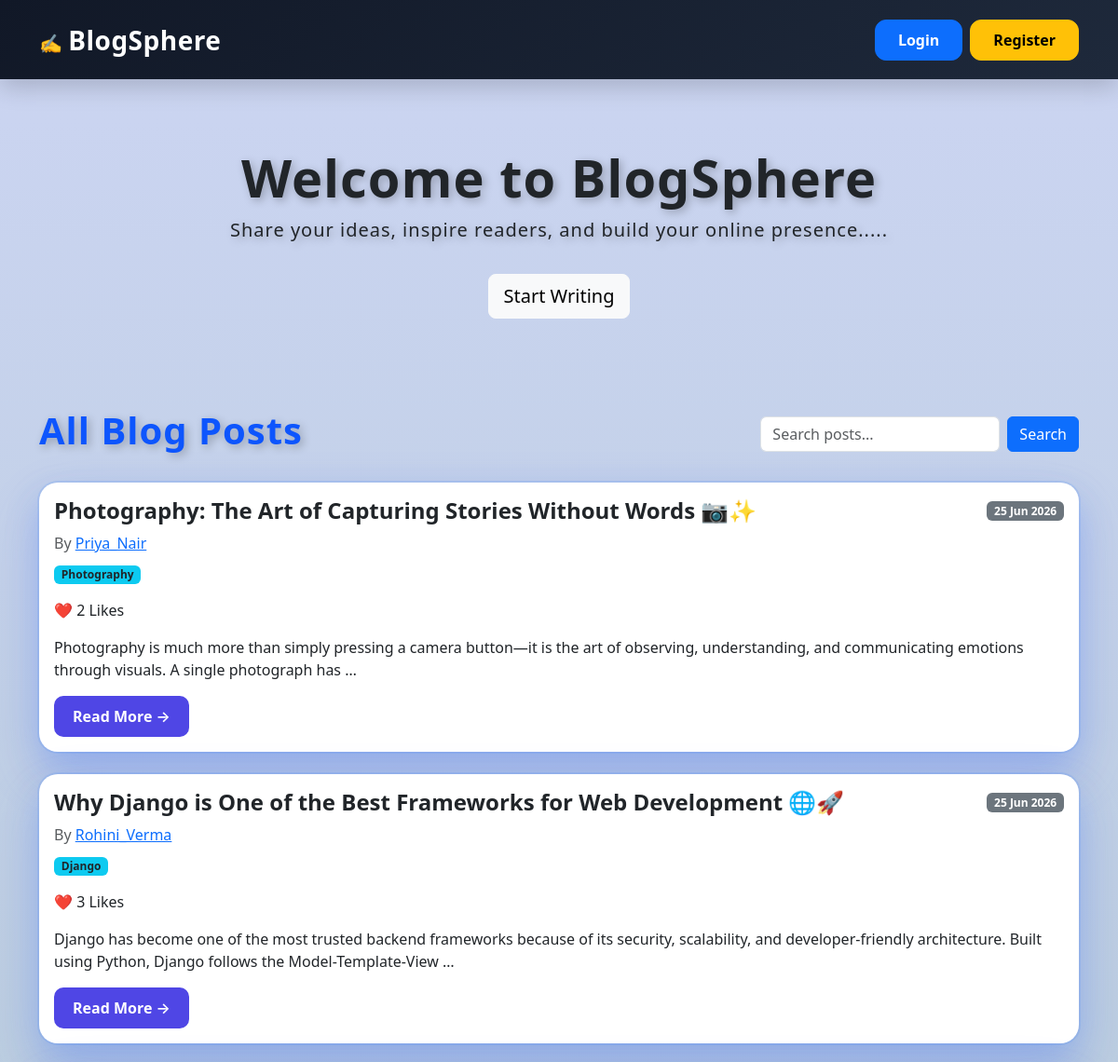
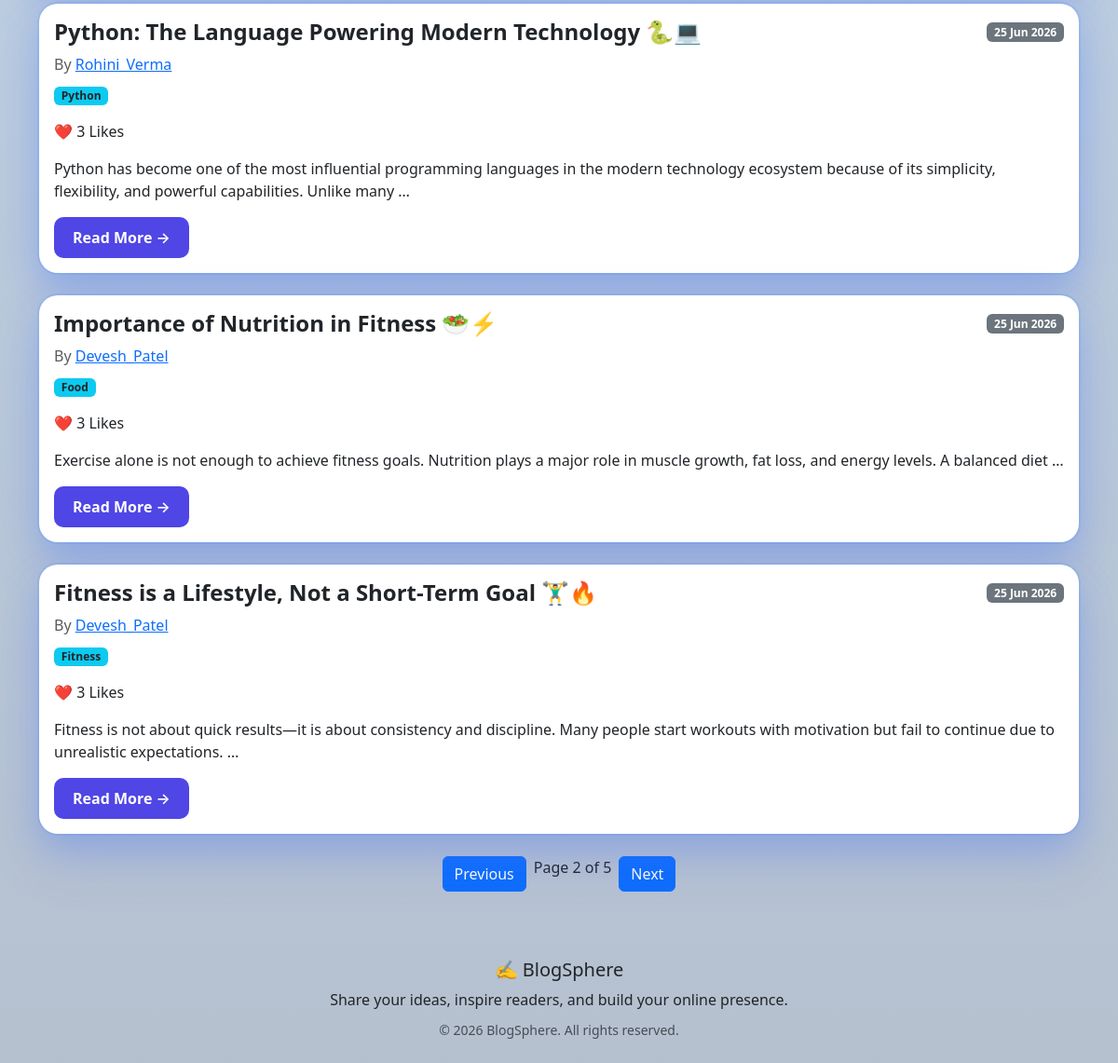
Page /?q=&page=2 on the committed database (2 pictures, top to bottom).
### blog/models.py (models this page shows, shortened)
class Post(models.Model):
    title=models.CharField(max_length=200)
    content=models.TextField()
    category = models.ForeignKey(
        Category,
        on_delete=models.SET_NULL,
        null=True,
        blank=True
    )
    cover_image = CloudinaryField(
        "image",
        blank=True,
        null=True
    )
    second_image = CloudinaryField(
        "image",
        blank=True,
        null=True
    )
    author=models.ForeignKey(User,on_delete=models.CASCADE)
    likes = models.ManyToManyField(
    User,
    related_name='liked_posts',
    blank=True
    )
    created_at=models.DateTimeField(auto_now_add=True)
    updated_at=models.DateTimeField(auto_now=True)
    class Meta:
        ordering=['-created_at'] #latest posts first

class Category(models.Model):
    name = models.CharField(
        max_length=100,
        unique=True
    )
    def __str__(self):
        return self.name

### blog/views.py (the view)
# urls.py: path("",post_list,name="post_list"),
def post_list(request):
    query = request.GET.get('q', '')
    if query:
        posts = Post.objects.filter(title__icontains=query)
    else:
        posts = Post.objects.all()
    paginator = Paginator(posts, 5)  # 5 posts per page
    page_number = request.GET.get('page')
    page_obj = paginator.get_page(page_number)
    return render(request, 'post_list.html', {
        'posts': page_obj,
        'query': query
    })

### templates/post_list.html
{% extends 'base.html' %}
{% load static %}
{% block extra_css %}
<link rel="stylesheet" href="{% static 'css/post_list.css' %}">
{% endblock %}
{% block content %}
<div class="hero-section text-center py-5 mb-5">
    <h3 class="display-4 fw-bold" style="text-shadow: 3px 3px 10px rgba(0,0,0,0.25);
           letter-spacing: 1px;">
        Welcome to BlogSphere
    </h3>
    <p class="lead" style="text-shadow: 3px 3px 10px rgba(0,0,0,0.25);
           letter-spacing: 1px;">
        Share your ideas, inspire readers, and build your online presence.....
    </p>
    <a href="{% url 'blog:create_post' %}" class="btn btn-light btn-lg mt-3">
        Start Writing
    </a>
</div>
<div class="posts-header d-flex justify-content-between align-items-center mb-4">
    <h1 class="fw-bold" style="text-shadow: 3px 3px 10px rgba(0, 0, 0, 0.25);
           letter-spacing: 1px; color: #0d55fd;">All Blog Posts</h1>
    <form method="GET" class="d-flex">
        <input type="text" name="q" class="form-control me-2" placeholder="Search posts..." value="{{ query }}">
        <button class="btn btn-primary">Search</button>
    </form>
</div>
{% for post in posts %}
<div class="card mb-4 post-card">
    <div class="card-body">
        <div class="d-flex justify-content-between align-items-center mb-2">
            <h4 class="card-title mb-0">{{ post.title }}</h4>
            <span class="badge bg-secondary">
                {{ post.created_at|date:"d M Y" }}
            </span>
        </div>
        <p class="text-muted mb-2">
            By <a href="{% url 'accounts:profile' post.author.username %}">
                {{ post.author.username }}
            </a>
        </p>
        <p>
            <span class="badge bg-info text-dark">{{ post.category }}</span>
        </p>
        <p>❤️ {{ post.likes.count }} Likes</p>
        <p>{{ post.content|truncatewords:25 }}</p>
        <a href="{% url 'blog:post_detail' post.id %}" class="btn read-more-btn">
            Read More →
        </a>
    </div>
</div>
{% empty %}
<div class="alert alert-info text-center">
    No posts found.
</div>
{% endfor %}
<div class="d-flex justify-content-center mt-4">
    {% if posts.has_previous %}
    <a class="btn btn-primary me-2" href="?q={{ query }}&page={{ posts.previous_page_number }}">Previous</a>
    {% endif %}
    <span>Page {{ posts.number }} of {{ posts.paginator.num_pages }}</span>
    {% if posts.has_next %}
    <a class="btn btn-primary ms-2" href="?q={{ query }}&page={{ posts.next_page_number }}">Next</a>
    {% endif %}
</div>
{% endblock %}

### static/css/base.css (style rules this page uses)
:root { --primary: #0d6efd; --text: #222; --muted: #6c757d; --radius-sm: 8px; --radius-md: 12px; --radius-lg: 16px; --shadow-sm: 0 4px 12px rgba(0,0,0,0.08); --shadow-md: 0 8px 20px rgba(0,0,0,0.10); --shadow-lg: 0 12px 30px rgba(0,0,0,0.12); }
body { background: linear-gradient( 180deg, #0430c034 0%, #02468a44 50%, #01285a4a 100% ); font-family: system-ui, -apple-system, Segoe UI, Roboto, sans-serif; color: var(--text); min-height:100vh; }
.post-card { transition: all 0.2s ease-in-out; border-radius: 12px; }

### static/css/post_list.css (style rules this page uses)
.post-card { border:5px solid red !important; }
.post-card { background:#ffffff; border-radius:20px; border:none; box-shadow: 0 15px 35px rgba(15,23,42,.12); transition:.3s; overflow:hidden; }
.post-card h4 { font-weight: 700; }
.read-more-btn { background:#4f46e5; color:white; border:none; border-radius:10px; padding:10px 20px; font-weight:600; }
.post-card { background:#ffffff; border:none !important; border-radius:20px; overflow:hidden; box-shadow: 0 0 0 2px rgba(59,130,246,0.15), 0 15px 35px rgba(59,130,246,0.25), 0 25px 60px rgba(99,102,241,0.20); transition:all .3s ease; }

### rows in the picture
Post: title "Photography: The Art of Capturing Stories Without Words 📷✨", created_at "25 Jun 2026", author.username "Priya_Nair", category "Photography", likes.count "2", content "Photography is much more than simply pressing a camera button—it is the art of observing, understanding, and communicating emotions through visuals. A single photograph has …"
Post: title "Why Django is One of the Best Frameworks for Web Development 🌐🚀", created_at "25 Jun 2026", author.username "Rohini_Verma", category "Django", likes.count "3", content "Django has become one of the most trusted backend frameworks because of its security, scalability, and developer-friendly architecture. Built using Python, Django follows the Model-Template-View …"
Post: title "Python: The Language Powering Modern Technology 🐍💻", created_at "25 Jun 2026", author.username "Rohini_Verma", category "Python", likes.count "3", content "Python has become one of the most influential programming languages in the modern technology ecosystem because of its simplicity, flexibility, and powerful capabilities. Unlike many …"
Post: title "Importance of Nutrition in Fitness 🥗⚡", created_at "25 Jun 2026", author.username "Devesh_Patel", category "Food", likes.count "3", content "Exercise alone is not enough to achieve fitness goals. Nutrition plays a major role in muscle growth, fat loss, and energy levels. A balanced diet …"
Post: title "Fitness is a Lifestyle, Not a Short-Term Goal 🏋️‍♂️🔥", created_at "25 Jun 2026", author.username "Devesh_Patel", category "Fitness", likes.count "3", content "Fitness is not about quick results—it is about consistency and discipline. Many people start workouts with motivation but fail to continue due to unrealistic expectations. …"

### other values in the picture
{{ posts.number }} "2"
{{ posts.paginator.num_pages }} "5"
